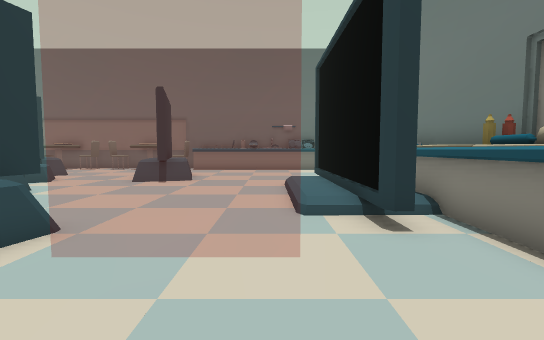
View 1 (above)

21 first-person views from a walk through a 3-D level made in the Unity game engine. The camera is 1.3 m above the floor, tilts 4° down and sees 85° across. The floor is counted in squares, 1 m on a side. Each view is taken from the middle of a square. On the plan, view 1 faces up. The plan holds only what a view shows up to about 14 squares ahead; the rest is blank.

View 2
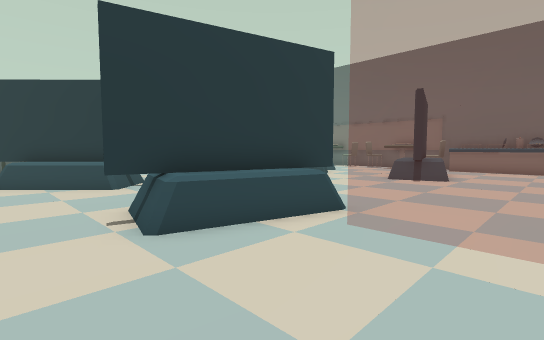

View 3
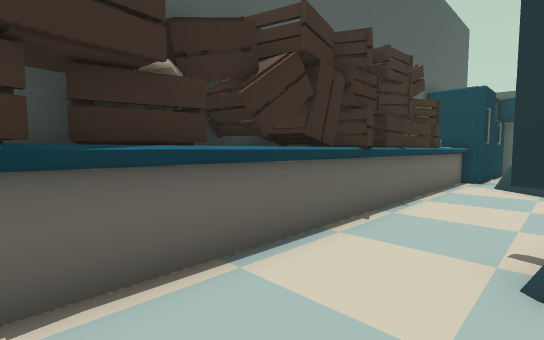

View 4
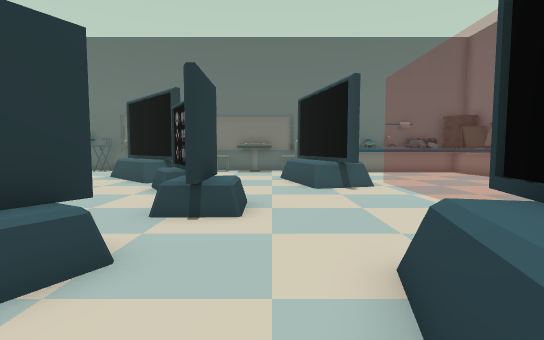

View 5
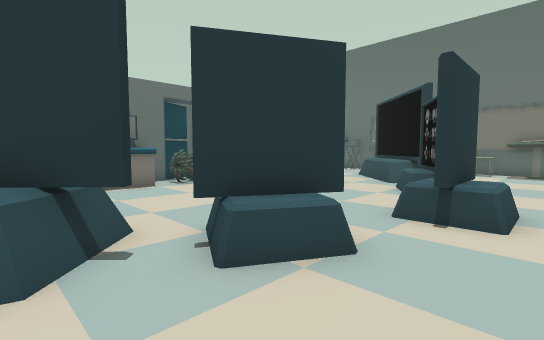

View 6
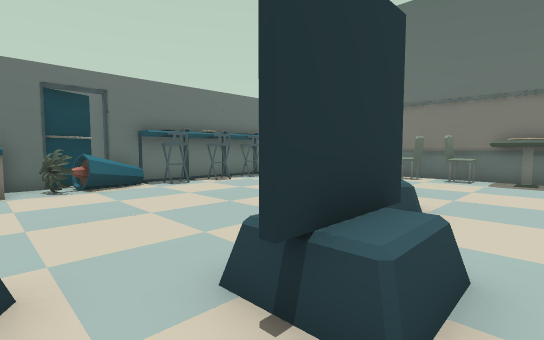

View 7
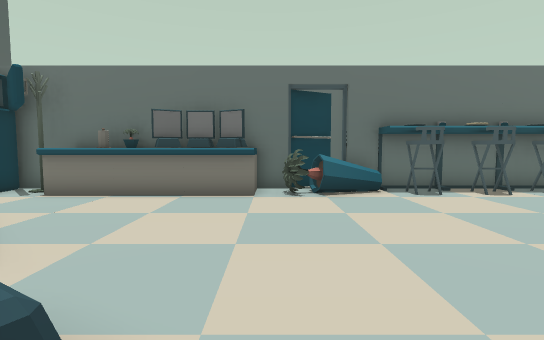

View 8
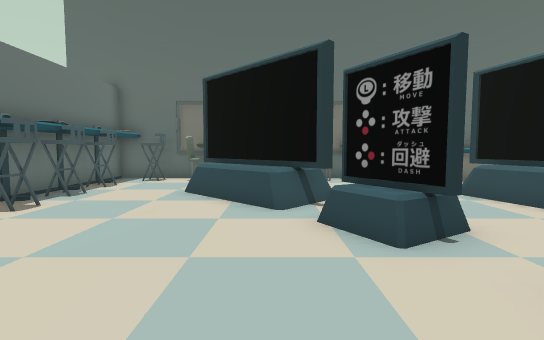

View 9
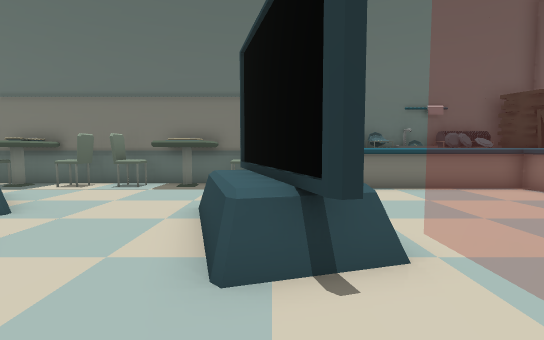

View 10
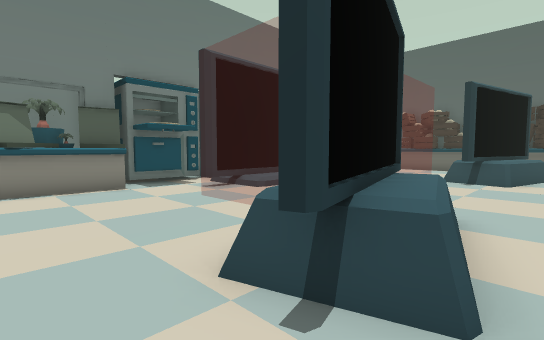

View 11
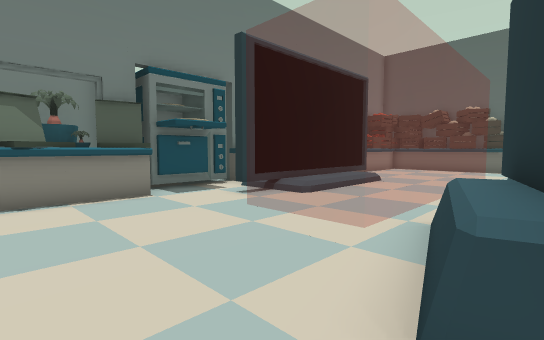

View 12
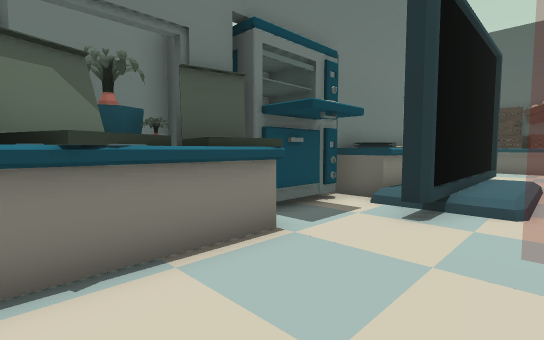

View 13
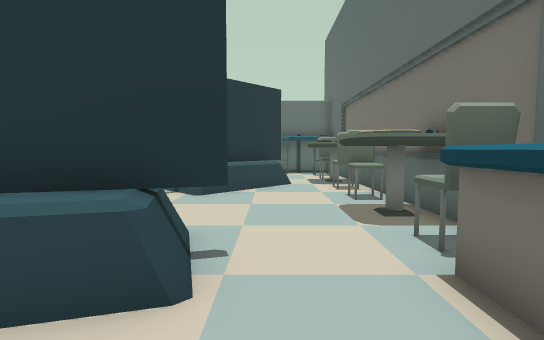

View 14
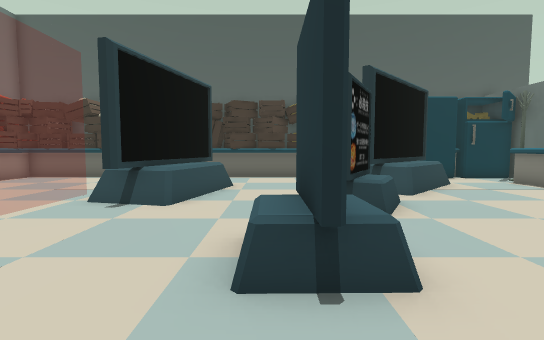

View 15
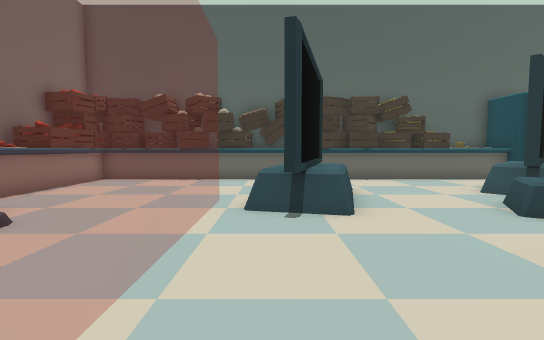

View 16
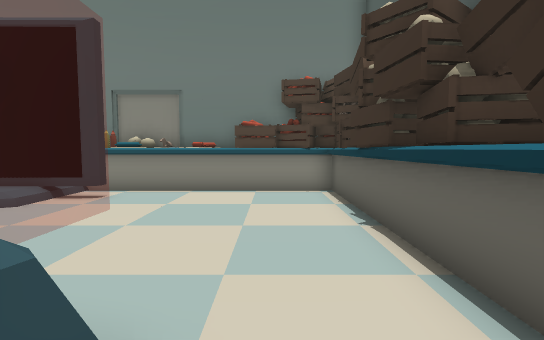

View 17
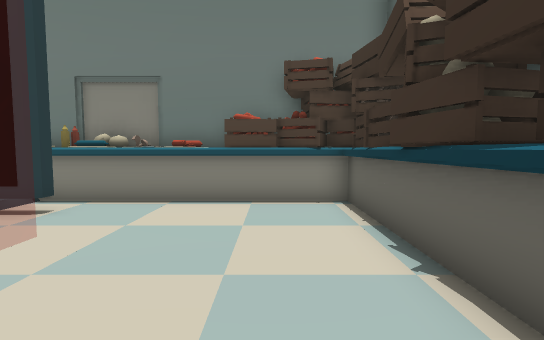

View 18
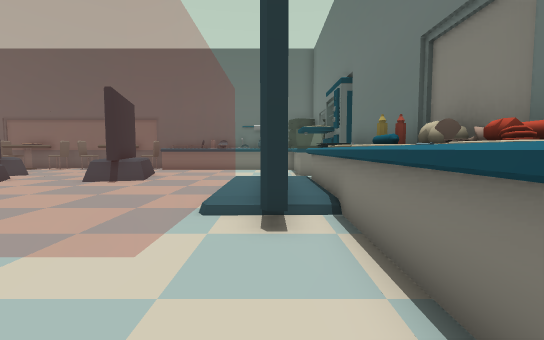

View 19
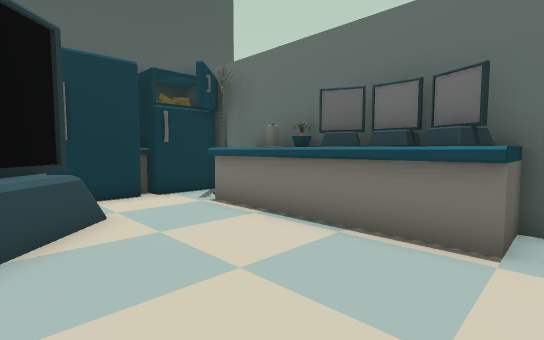

View 20
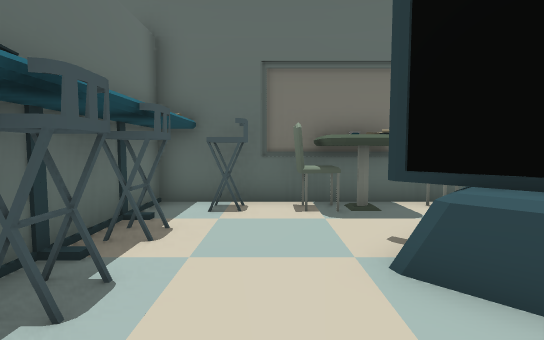

View 21
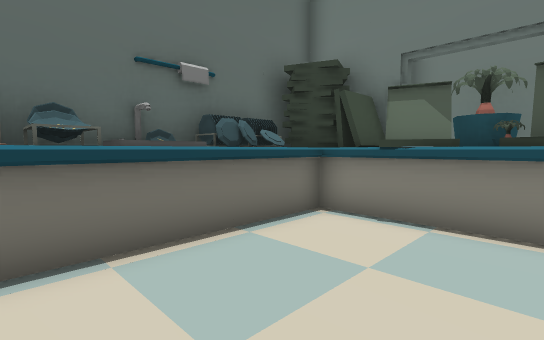

### Floor plan
Key: @ floor where view 1 was taken; # wall or solid block; . main floor; : floor 0.25 m higher than the main floor; / step, stairs or slope; = window, fence, low wall or low ledge; ^ raised ledge; O other object.
Columns run from 19 left of view 1 to 6 right of it. Each row starts with its distance up from view 1.
 21    ###########
 20 ##O#OOOO#OOOOOOO#O######
 19 # O.OOOO.OOOOOOOOO##OO##
 18 #O....................O##
 17 #O...OO...............O^##
 16 #O...OOO.....OO.......OO##
 15 #O....OOO....OOO......O^##
 14 #OO....OO....OOO.......OOO
 13 #O.......O...OOO====...#OO
 12 #OO.....OOO...OO====.#.OOO
 11 #O.......OO.....====/#/ O
 10 #O..............====:#OO#
  9 #O........OO....====:#OO#
  8 #O........OO....====:#OO#
  7 #...............====:#OO#
  6 #OO......OO.....====/#OOO
  5 #OO.....OOO...OO====.#OOO
  4 #OO......O...OOO====..OOO
  3 #OO....OO....OOO......O
  2 OOO...OOO....OOO......O#O
  1 O O..OOO.....OO.......O##
  0 ##...OO............@..O##
 -1 #OOOO.................###
 -2 #OOOOOO#OOOOOOOOO###OOO#
 -3  OOOOOOOOOOOOOOO#OOOOOO

Where each view was taken, in squares from view 1:
view 1: 0 up, 0 right, facing up
view 2: 1 down, 0 right, facing up-left
view 3: 1 up, 1 left, facing down-left
view 4: 2 up, 7 left, facing up
view 5: 2 up, 7 left, facing up-left
view 6: 6 up, 7 left, facing up-left
view 7: 7 up, 9 left, facing left
view 8: 7 up, 12 left, facing up
view 9: 9 up, 5 left, facing up
view 10: 18 up, 7 left, facing down-right
view 11: 18 up, 5 left, facing down-right
view 12: 18 up, 0 right, facing down-right
view 13: 17 up, 2 left, facing left
view 14: 12 up, 8 left, facing down
view 15: 11 up, 4 left, facing down
view 16: 0 up, 6 left, facing right
view 17: 0 up, 4 left, facing right
view 18: 0 up, 2 right, facing up
view 19: 7 up, 13 left, facing down-left
view 20: 13 up, 16 left, facing up
view 21: 15 up, 2 left, facing up-right
